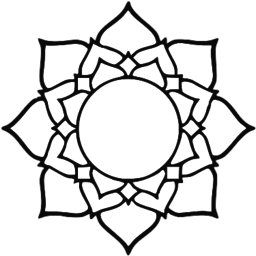
#> input picture data/flower.png, 256 x 256 px
$ python segmentation.py   (older library calls are emulated)
#> lines starting #> are read from the running program, lines starting #| are printed output that depends on the picture; after the words box and inside, x2 and y2 are one past the last pixel; in counts of white or black regions, pixels touching at a corner belong together
import mahotas
import numpy as np
from matplotlib import pyplot as plt
import random
from matplotlib import colors as c

nuclear = mahotas.imread('data/flower.png')
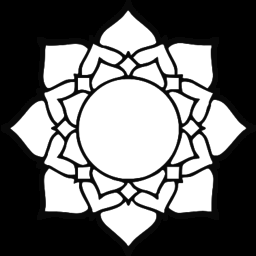
#> nuclear: shape (256, 256, 3); min 0, max 255, mean 108.4
nuclear = nuclear[:,:,0]
#> nuclear: shape (256, 256)
nuclear = mahotas.gaussian_filter(nuclear, 1.)
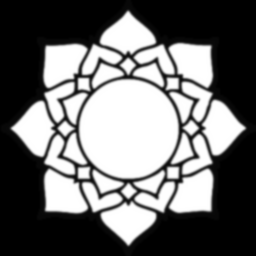
#> nuclear: shape (256, 256) float64; min 0, max 255, mean 108.4
threshed  = (nuclear > nuclear.mean())
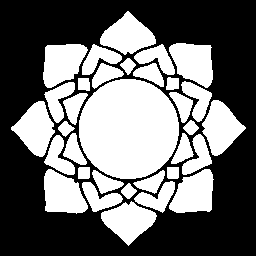
#> threshed: shape (256, 256) bool; 43.2% white; 33 white regions, largest, box (x1, y1, x2, y2) and area: (79, 79, 179, 179) 7912, (202, 100, 246, 156) 1417, (11, 101, 55, 157) 1415
#> (the run stopped early here; a loop or call above may not have finished)

$ run again, with data/kolam.jpg saved as data/flower.png
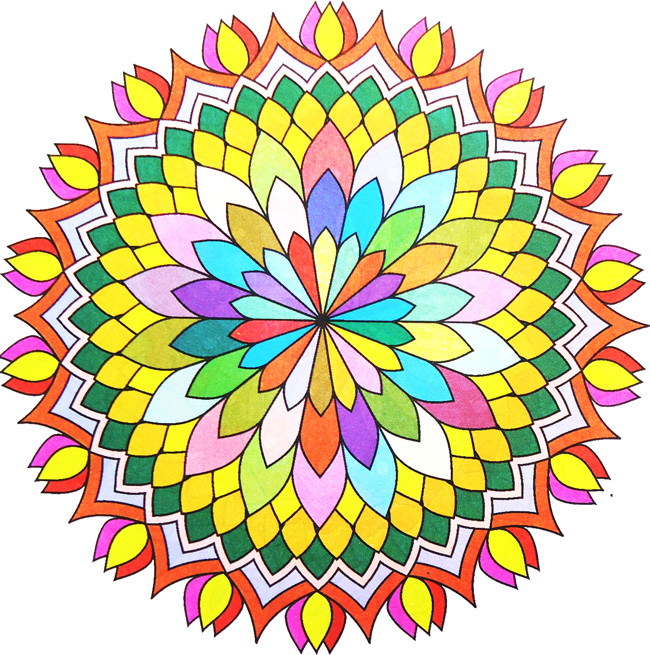
#> input picture data/kolam.jpg, 650 x 655 px
#> nuclear is the input picture: shape (655, 650, 3); mean R, G, B 209.7, 196.3, 159.8
#> `nuclear = mahotas.gaussian_filter(nuclear, 1.)`:
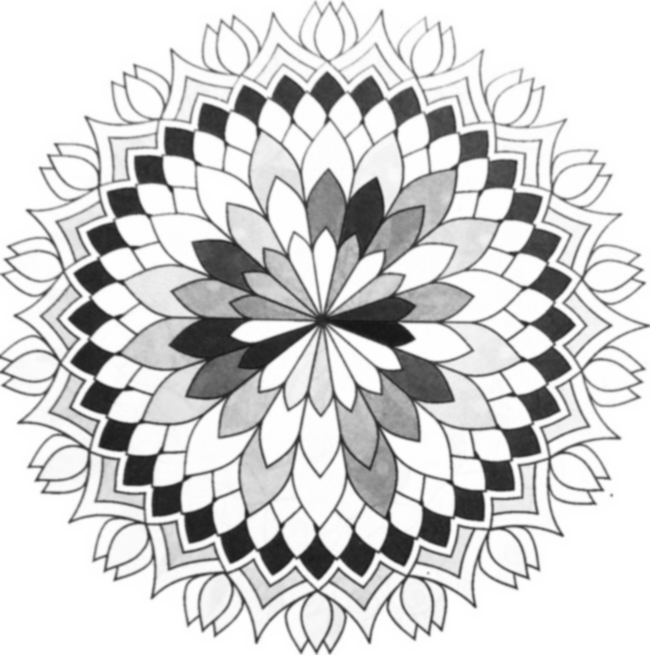
#> nuclear: shape (655, 650) float64; min 21.38, max 255, mean 209.7
#> `threshed  = (nuclear > nuclear.mean())`:
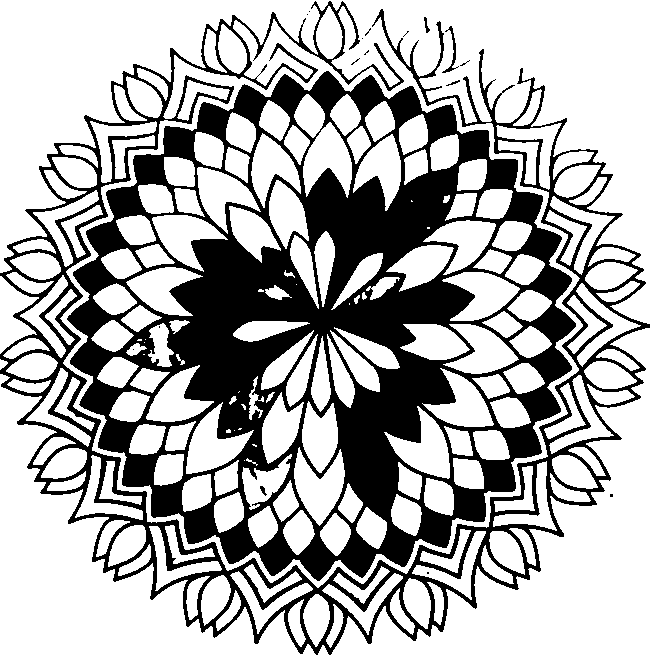
#> threshed: shape (655, 650) bool; 68.5% white; 18 black regions (12 under 20 px), largest, box (x1, y1, x2, y2) and area: (67, 71, 576, 581) 97391, (0, 1, 650, 655) 36442, (442, 26, 459, 73) 154, (424, 17, 430, 33) 43, (260, 486, 267, 496) 33, (446, 80, 460, 86) 26
